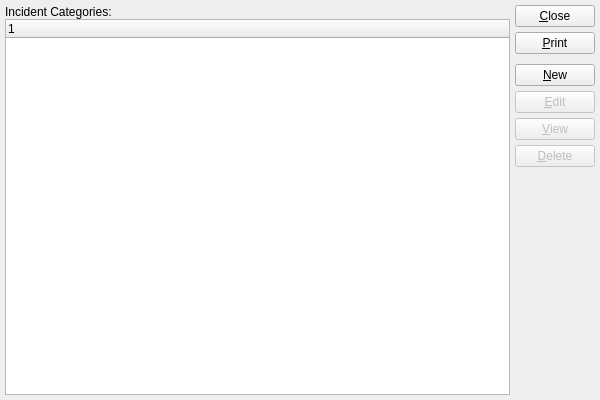
<?xml version="1.0" encoding="UTF-8"?>
<ui version="4.0">
 <comment>This file is part of the xTuple ERP: PostBooks Edition, a free and
open source Enterprise Resource Planning software suite,
Copyright (c) 1999-2010 by OpenMFG LLC, d/b/a xTuple.
It is licensed to you under the Common Public Attribution License
version 1.0, the full text of which (including xTuple-specific Exhibits)
is available at www.xtuple.com/CPAL.  By using this software, you agree
to be bound by its terms.</comment>
 <class>incidentCategories</class>
 <widget class="QWidget" name="incidentCategories">
  <property name="geometry">
   <rect>
    <x>0</x>
    <y>0</y>
    <width>600</width>
    <height>400</height>
   </rect>
  </property>
  <property name="windowTitle">
   <string>List Incident Categories</string>
  </property>
  <layout class="QGridLayout" name="gridLayout">
   <item row="0" column="0">
    <layout class="QVBoxLayout">
     <property name="spacing">
      <number>0</number>
     </property>
     <item>
      <widget class="QLabel" name="_incidentCategoriesLit">
       <property name="text">
        <string>Incident Categories:</string>
       </property>
      </widget>
     </item>
     <item>
      <widget class="XTreeWidget" name="_incidentCategories">
       <property name="sizePolicy">
        <sizepolicy hsizetype="Expanding" vsizetype="Expanding">
         <horstretch>0</horstretch>
         <verstretch>0</verstretch>
        </sizepolicy>
       </property>
      </widget>
     </item>
    </layout>
   </item>
   <item row="0" column="1">
    <layout class="QVBoxLayout" name="verticalLayout">
     <item>
      <widget class="QPushButton" name="_close">
       <property name="text">
        <string>&amp;Close</string>
       </property>
      </widget>
     </item>
     <item>
      <widget class="QPushButton" name="_print">
       <property name="text">
        <string>&amp;Print</string>
       </property>
      </widget>
     </item>
     <item>
      <spacer name="verticalSpacer">
       <property name="orientation">
        <enum>Qt::Vertical</enum>
       </property>
       <property name="sizeType">
        <enum>QSizePolicy::Preferred</enum>
       </property>
       <property name="sizeHint" stdset="0">
        <size>
         <width>20</width>
         <height>5</height>
        </size>
       </property>
      </spacer>
     </item>
     <item>
      <widget class="QPushButton" name="_new">
       <property name="text">
        <string>&amp;New</string>
       </property>
      </widget>
     </item>
     <item>
      <widget class="QPushButton" name="_edit">
       <property name="enabled">
        <bool>false</bool>
       </property>
       <property name="text">
        <string>&amp;Edit</string>
       </property>
      </widget>
     </item>
     <item>
      <widget class="QPushButton" name="_view">
       <property name="enabled">
        <bool>false</bool>
       </property>
       <property name="text">
        <string>&amp;View</string>
       </property>
      </widget>
     </item>
     <item>
      <widget class="QPushButton" name="_delete">
       <property name="enabled">
        <bool>false</bool>
       </property>
       <property name="text">
        <string>&amp;Delete</string>
       </property>
      </widget>
     </item>
     <item>
      <spacer>
       <property name="orientation">
        <enum>Qt::Vertical</enum>
       </property>
       <property name="sizeType">
        <enum>QSizePolicy::Expanding</enum>
       </property>
       <property name="sizeHint" stdset="0">
        <size>
         <width>20</width>
         <height>20</height>
        </size>
       </property>
      </spacer>
     </item>
    </layout>
   </item>
  </layout>
 </widget>
 <layoutdefault spacing="5" margin="5"/>
 <pixmapfunction>qPixmapFromMimeSource</pixmapfunction>
 <customwidgets>
  <customwidget>
   <class>XTreeWidget</class>
   <extends>QTreeWidget</extends>
   <header>xtreewidget.h</header>
   <container>1</container>
  </customwidget>
 </customwidgets>
 <tabstops>
  <tabstop>_incidentCategories</tabstop>
  <tabstop>_new</tabstop>
  <tabstop>_edit</tabstop>
  <tabstop>_view</tabstop>
  <tabstop>_delete</tabstop>
  <tabstop>_print</tabstop>
  <tabstop>_close</tabstop>
 </tabstops>
 <resources/>
 <connections>
  <connection>
   <sender>_close</sender>
   <signal>clicked()</signal>
   <receiver>incidentCategories</receiver>
   <slot>close()</slot>
   <hints>
    <hint type="sourcelabel">
     <x>20</x>
     <y>20</y>
    </hint>
    <hint type="destinationlabel">
     <x>20</x>
     <y>20</y>
    </hint>
   </hints>
  </connection>
  <connection>
   <sender>_incidentCategories</sender>
   <signal>valid(bool)</signal>
   <receiver>_view</receiver>
   <slot>setEnabled(bool)</slot>
   <hints>
    <hint type="sourcelabel">
     <x>20</x>
     <y>20</y>
    </hint>
    <hint type="destinationlabel">
     <x>20</x>
     <y>20</y>
    </hint>
   </hints>
  </connection>
 </connections>
</ui>
